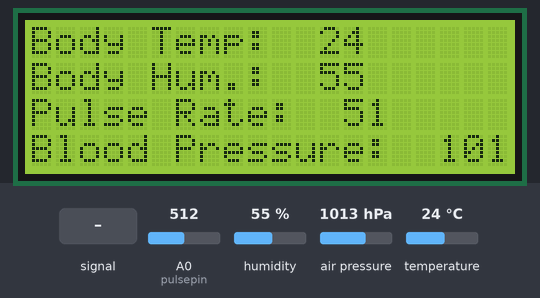
Recording of a sketch running on a simulated ESP8266 (NodeMCU). Shown: 20×4 character LCD. The test bench sets the inputs (shaded band); at power-on: humidity 55 %, air pressure 1013 hPa, A0 (pulsepin) = 512, temperature 24 °C. WiFi joins after 1.5 s; servers stay silent unless stated.

Above: at 10.5 s.
10.6 s: A0 (pulsepin) fed a 200 Hz sine of ±81 counts around its level
At 20.1 s:
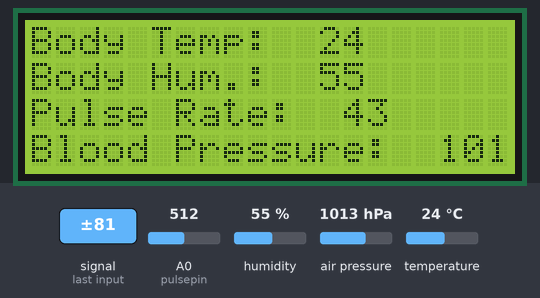
21.3 s: humidity set to 22 %
At 31.3 s:
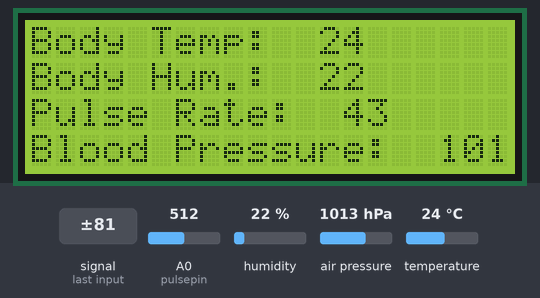
31.6 s: air pressure set to 952 hPa
At 41.6 s:
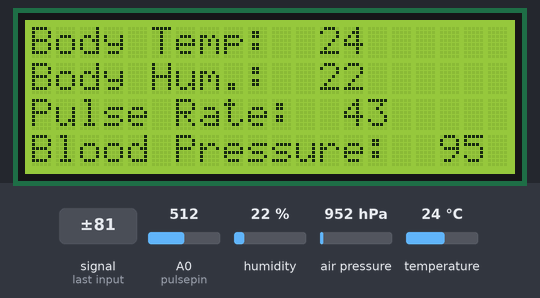
42.0 s: A0 (pulsepin) set to 716
At 51.7 s:
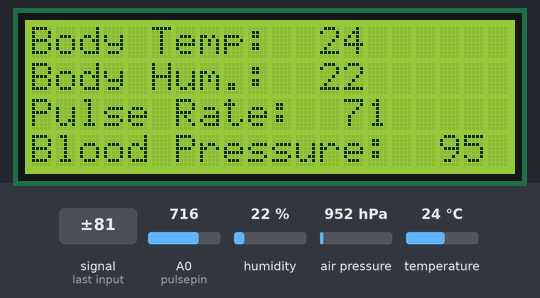
52.4 s: temperature set to 12 °C
At 61.8 s:
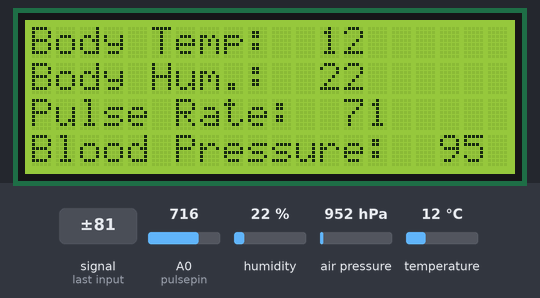
62.8 s: A0 (pulsepin) fed a 1000 Hz sine of ±255 counts around its level
Timing chart, 0 to 65.8 s (numbered marks = the images above; inputs shaded):
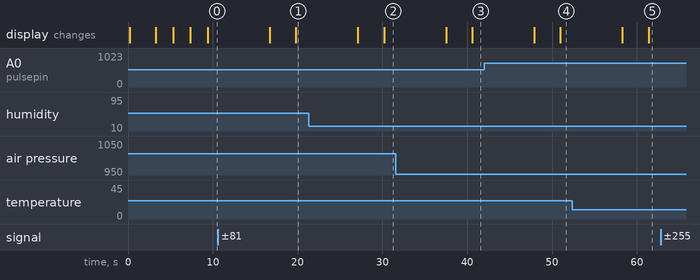

The sketch:

sensor_data_to_things_server.ino
```cpp
#include <Adafruit_Sensor.h>
#include <ESP8266WiFi.h>;
#include <WiFiClient.h>;
#include <ThingSpeak.h>;
#include <LiquidCrystal_I2C.h>
#include <Wire.h>
#include<dht.h>
#include <Adafruit_BMP085.h>
LiquidCrystal_I2C lcd(0x27, 20, 4);
dht DHT;
#define DHT11_PIN 14
Adafruit_BMP085 bmp;
float dst, bt, bp, ba;
char dstmp[20], btmp[20], bprs[20], balt[20];
bool bmp085_present = true;
const char* ssid = "Bazil"; //Your Network SSID
const char* password = "password"; //Your Network Password
int pulse_rate = 0;
int pulsepin = A0; //LDR Pin Connected at A0 Pin
WiFiClient client;
unsigned long myChannelNumber = 754073; //Your Channel Number (Without Brackets)
const char * myWriteAPIKey = "RUAJNECL956CG0TT"; //Your Write API Key
void setup()
{
  lcd.setBacklight(HIGH);
  Serial.begin(9600);
  delay(100);
  WiFi.begin(ssid, password);
  ThingSpeak.begin(client);
  Wire.begin(D4, D3);
  lcd.begin(20, 4); lcd.clear(); lcd.setCursor(2, 0); lcd.print("PATIENT'S HEALTH"); lcd.setCursor(1, 1); lcd.print("MONITORING SYSTEM"); lcd.setCursor(1, 2); lcd.print("USING THINGS SPEAK"); lcd.setCursor(2, 3); lcd.print("VISUAL ANALYTICS");
  delay(3000);
  lcd.clear();
  lcd.setCursor(0, 0);
  lcd.print("connecting to.......");
  lcd.setCursor(1, 1);
  lcd.print("Matlab Thingspeak");
  lcd.setCursor(0, 2);
  lcd.print("Establishing link...");
  delay(2000);
  while (WiFi.status() != WL_CONNECTED) {
    lcd.setCursor(4, 3);
    lcd.print("Waiting.....");
    delay(1000);
  }
  lcd.setCursor(0, 3);
  lcd.print("     connected      ");
  delay(2000);
  lcd.setCursor(3, 3);
  lcd.print(WiFi.localIP());
  delay(2000);
}
void loop()
{
  int chk = DHT.read11(DHT11_PIN);
  pulse_rate = analogRead(pulsepin); //Read Analog values and Store in val variable
  //Serial.print(pulse_rate); //Print on Serial Monitor
  int temp = DHT.temperature;
  int humidity = DHT.humidity;
  if (!bmp.begin())
  {
    lcd.clear(); lcd.setCursor(0, 0); lcd.print("Could not find a"); lcd.setCursor(0, 1); lcd.print("valid BMP085 sensor"); lcd.setCursor(3, 2); lcd.print("check wiring!");
    while (1) {}
  }
  int bp =  bmp.readPressure() / 1000;
  lcd.clear(); lcd.setCursor(0, 0); lcd.print("Body Temp: "); lcd.setCursor(12, 0); lcd.print(temp); lcd.setCursor(0, 1); lcd.print("Body Hum.: "); lcd.setCursor(12, 1); lcd.print(humidity); lcd.setCursor(0, 2); lcd.print("Pulse Rate: "); lcd.setCursor(13, 2); lcd.print(pulse_rate / 10); lcd.setCursor(0, 3); lcd.print("Blood Pressure: "); lcd.setCursor(17, 3); lcd.print(bp);
  delay(2000);
  ThingSpeak.writeField(myChannelNumber, 1, temp, myWriteAPIKey); delay(1000);
  ThingSpeak.writeField(myChannelNumber, 2, humidity, myWriteAPIKey); delay(1000);
  ThingSpeak.writeField(myChannelNumber, 4, (pulse_rate / 10), myWriteAPIKey); delay(1000); //Update in ThingSpeak
  ThingSpeak.writeField(myChannelNumber, 3, bp, myWriteAPIKey); delay(1000);
  lcd.begin(20, 4); lcd.clear(); lcd.setCursor(4, 0); lcd.print("Sending Data"); lcd.setCursor(9, 1); lcd.print("To"); lcd.setCursor(1, 2); lcd.print("Thingspeak Server"); lcd.setCursor(2, 3); lcd.print(WiFi.localIP());
  delay(3000);

}
```

Measured:
- after the input at 10.6 s, the display: first differs from a run without the input after 9.2 s (image 1)
- after the input at 21.3 s, the display: first differs from a run without the input after 8.9 s (image 2)
- after the input at 31.6 s, the display: first differs from a run without the input after 9.0 s (image 3)
- after the input at 52.4 s, the display: first differs from a run without the input after 9.0 s (image 5)
